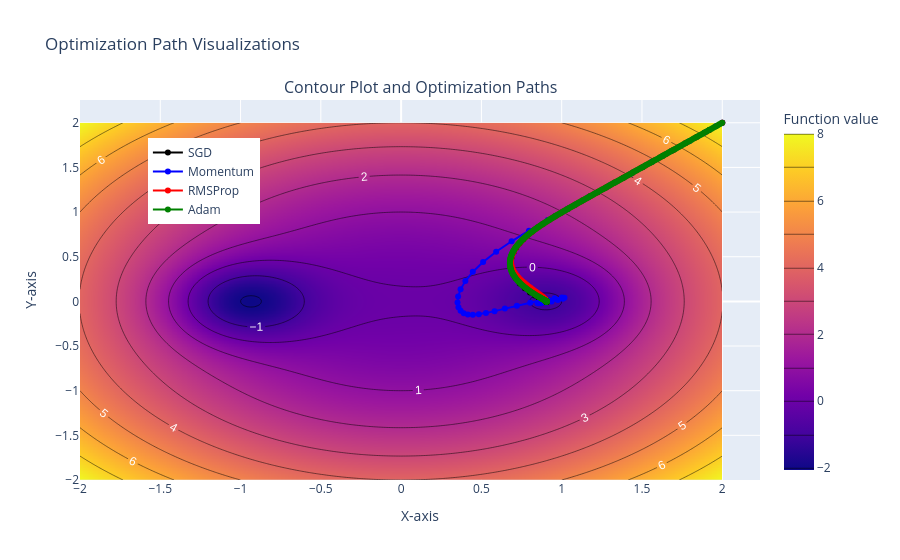

Notebook code cell kept with this figure:
### Code cell
gen_paths(2,2)

### Figure 1 — Plotly figure (JSON) as saved in the notebook; plotly's stock layout.template omitted (floating-point values rounded to 4 significant figures; data arrays with more than 128 entries replaced by an {"elided": "..."} marker saying what was removed)
{"data": [{"autocontour": true, "colorbar": {"title": {"text": "Function value"}}, "contours": {"coloring": "heatmap", "end": 8, "labelfont": {"color": "white", "family": "Arial", "size": 12}, "showlabels": true, "size": 1, "start": -2}, "type": "contour", "x": {"elided": "384 float values"}, "xaxis": "x", "y": {"elided": "240 float values"}, "yaxis": "y", "z": {"elided": "240x384 float values"}}, {"line": {"color": "black"}, "mode": "lines+markers", "name": "SGD", "type": "scatter", "x": {"elided": "500 float values"}, "xaxis": "x", "y": {"elided": "500 float values"}, "yaxis": "y"}, {"line": {"color": "blue"}, "mode": "lines+markers", "name": "Momentum", "type": "scatter", "x": {"elided": "200 float values"}, "xaxis": "x", "y": {"elided": "200 float values"}, "yaxis": "y"}, {"line": {"color": "red"}, "mode": "lines+markers", "name": "RMSProp", "type": "scatter", "x": {"elided": "300 float values"}, "xaxis": "x", "y": {"elided": "300 float values"}, "yaxis": "y"}, {"line": {"color": "green"}, "mode": "lines+markers", "name": "Adam", "type": "scatter", "x": {"elided": "500 float values"}, "xaxis": "x", "y": {"elided": "500 float values"}, "yaxis": "y"}], "layout": {"annotations": [{"font": {"size": 16}, "showarrow": false, "text": "Contour Plot and Optimization Paths", "x": 0.5, "xanchor": "center", "xref": "paper", "y": 1, "yanchor": "bottom", "yref": "paper"}], "autosize": true, "legend": {"x": 0.1, "y": 0.9}, "title": {"text": "Optimization Path Visualizations"}, "xaxis": {"anchor": "y", "autorange": true, "domain": [0, 1], "range": [-2, 2.255], "title": {"text": "X-axis"}, "type": "linear"}, "yaxis": {"anchor": "x", "autorange": true, "domain": [0, 1], "range": [-2, 2.305], "title": {"text": "Y-axis"}, "type": "linear"}}}
